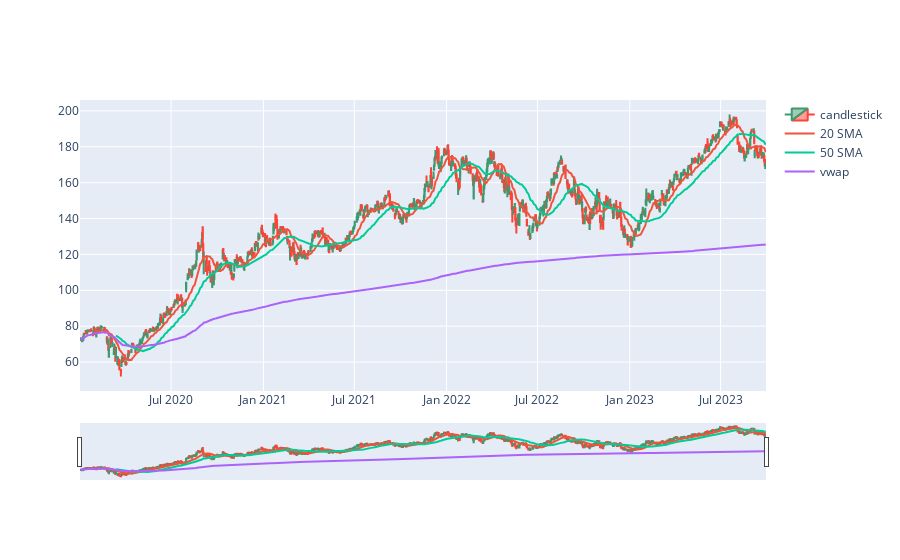

Notebook cell for this chart:
### Markdown cell above
### Question 4: Plot the VWAP along with the 20, 50 Simple Moving Averages and the Candlesticks

### Code cell
Period20 = [20]
smas20 = SimpleMovingAverages(df, Period20)
smas20.run()
s20 = smas20.get_series(20)



df['s20'] = s20
s20 = go.Scatter(x=df.index,
                y=df["s20"],
                yaxis="y1",
                name="20 SMA"
                )


vwap_indicator = VWAP(df)
vwap_indicator.run()
df['vwap'] = vwap_indicator.get_series()

vwap1 = go.Scatter(x=df.index,
                y=df["vwap"],
                yaxis="y1",
                name= "vwap"
                )

#plotting the vwap, sma for 20 and 50
fig = go.Figure(data=[candlestick, s20,Sma2, vwap1])
fig.show(())

### Figure 1 — Plotly figure (JSON) as saved in the notebook; plotly's stock layout.template omitted (floating-point values rounded to 4 significant figures; data arrays with more than 128 entries replaced by an {"elided": "..."} marker saying what was removed)
{"data": [{"close": {"elided": "943 float values"}, "high": {"elided": "943 float values"}, "low": {"elided": "943 float values"}, "name": "candlestick", "open": {"elided": "943 float values"}, "type": "candlestick", "x": {"elided": "943 str values"}}, {"name": "20 SMA", "type": "scatter", "x": {"elided": "943 str values"}, "y": {"elided": "943 float values"}, "yaxis": "y"}, {"name": "50 SMA", "type": "scatter", "x": {"elided": "943 str values"}, "y": {"elided": "943 float values"}, "yaxis": "y"}, {"name": "vwap", "type": "scatter", "x": {"elided": "943 str values"}, "y": {"elided": "943 float values"}, "yaxis": "y"}], "layout": {}}
